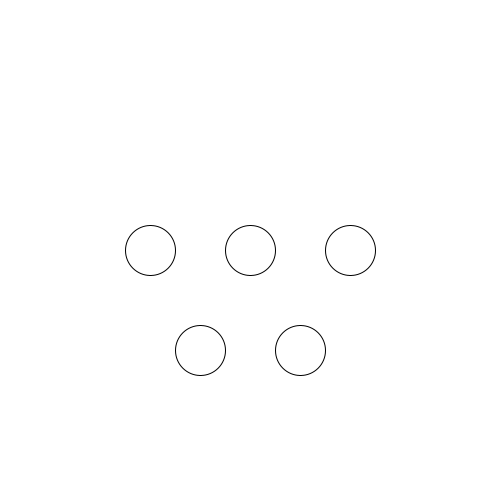
Frame 1 (no input)
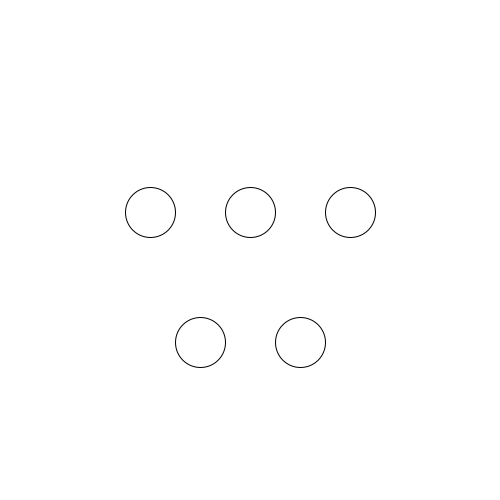
Frame 60 (the mouse pressed at the canvas centre just before this capture)
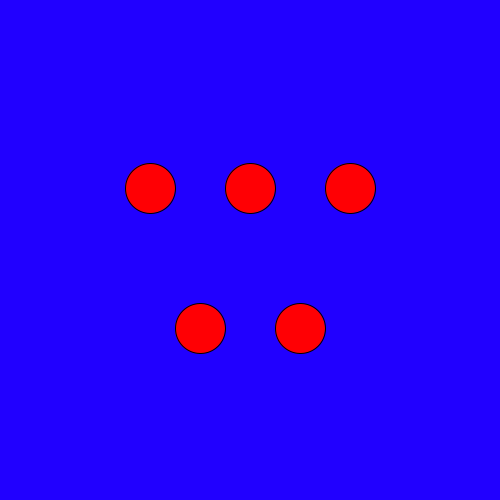
Frame 120 (the mouse held since frame 60 and released just before this capture)

The Processing sketch that drew these frames (run headless with seeded random() and noise(); from frame 60 on, the mouse is pressed at the canvas centre):

// Processing sketch: processing_172260
// ── processing_172260.pde

float counter = 0;

void setup()
{
  size(500,500);
  smooth();
  colorMode(HSB,360,100,100);
}

void draw()
{
  background(248,mouseY,100);
  
  translate(width/2,height/2);
  ellipse(0,sin(counter)*100,50,50);
  ellipse(-50,cos(counter)*100,50,50);
  ellipse(+50,cos(counter)*100,50,50);
  ellipse(-100,sin(counter)*100,50,50);
  ellipse(+100,sin(counter)*100,50,50);
  fill(359,mouseY,100);

  counter += 0.1;
  
}
